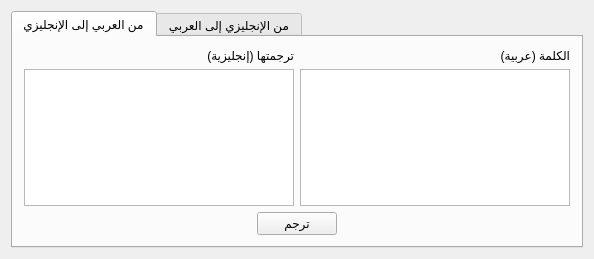
<?xml version="1.0" encoding="UTF-8"?>
<ui version="4.0">
 <class>Widget</class>
 <widget class="QWidget" name="Widget">
  <property name="geometry">
   <rect>
    <x>0</x>
    <y>0</y>
    <width>594</width>
    <height>259</height>
   </rect>
  </property>
  <property name="windowTitle">
   <string>مترجم</string>
  </property>
  <layout class="QGridLayout" name="gridLayout_2">
   <item row="0" column="0">
    <widget class="QTabWidget" name="tabWidget">
     <property name="locale">
      <locale language="Arabic" country="Egypt"/>
     </property>
     <property name="tabShape">
      <enum>QTabWidget::Rounded</enum>
     </property>
     <property name="currentIndex">
      <number>0</number>
     </property>
     <widget class="QWidget" name="tab">
      <attribute name="title">
       <string>من العربي إلى الإنجليزي</string>
      </attribute>
      <layout class="QGridLayout" name="gridLayout_4">
       <item row="0" column="0">
        <layout class="QGridLayout" name="gridLayout_3">
         <item row="1" column="3">
          <spacer name="horizontalSpacer_6">
           <property name="orientation">
            <enum>Qt::Horizontal</enum>
           </property>
           <property name="sizeHint" stdset="0">
            <size>
             <width>40</width>
             <height>20</height>
            </size>
           </property>
          </spacer>
         </item>
         <item row="0" column="0" colspan="2">
          <layout class="QVBoxLayout" name="verticalLayout_3">
           <item>
            <widget class="QLabel" name="wordTraEn_label">
             <property name="text">
              <string>ترجمتها (إنجليزية)</string>
             </property>
            </widget>
           </item>
           <item>
            <widget class="QTextEdit" name="wordTraEn_textEdit">
             <property name="placeholderText">
              <string/>
             </property>
            </widget>
           </item>
          </layout>
         </item>
         <item row="0" column="2" colspan="2">
          <layout class="QVBoxLayout" name="verticalLayout_4">
           <item>
            <widget class="QLabel" name="wordSrcAr_label">
             <property name="text">
              <string>الكلمة (عربية)</string>
             </property>
            </widget>
           </item>
           <item>
            <widget class="QTextEdit" name="wordSrcAr_textEdit">
             <property name="placeholderText">
              <string/>
             </property>
            </widget>
           </item>
          </layout>
         </item>
         <item row="1" column="0">
          <spacer name="horizontalSpacer_5">
           <property name="orientation">
            <enum>Qt::Horizontal</enum>
           </property>
           <property name="sizeHint" stdset="0">
            <size>
             <width>40</width>
             <height>20</height>
            </size>
           </property>
          </spacer>
         </item>
         <item row="1" column="1" colspan="2">
          <widget class="QPushButton" name="arToEng_pushButton">
           <property name="text">
            <string>ترجم</string>
           </property>
          </widget>
         </item>
        </layout>
       </item>
      </layout>
     </widget>
     <widget class="QWidget" name="tab_2">
      <attribute name="title">
       <string>من الإنجليزي إلى العربي</string>
      </attribute>
      <layout class="QGridLayout" name="gridLayout_5">
       <item row="0" column="0">
        <layout class="QGridLayout" name="gridLayout">
         <item row="0" column="0" colspan="2">
          <layout class="QVBoxLayout" name="verticalLayout">
           <item>
            <widget class="QLabel" name="wordTraAr_label">
             <property name="text">
              <string>ترجمتها (عربية)</string>
             </property>
            </widget>
           </item>
           <item>
            <widget class="QTextEdit" name="wordTraAr_textEdit">
             <property name="placeholderText">
              <string/>
             </property>
            </widget>
           </item>
          </layout>
         </item>
         <item row="0" column="2" colspan="2">
          <layout class="QVBoxLayout" name="verticalLayout_2">
           <item>
            <widget class="QLabel" name="wordSrcEng_label">
             <property name="text">
              <string>الكلمة (إنجليزية)</string>
             </property>
            </widget>
           </item>
           <item>
            <widget class="QTextEdit" name="wordSrcEng_textEdit">
             <property name="placeholderText">
              <string/>
             </property>
            </widget>
           </item>
          </layout>
         </item>
         <item row="1" column="0">
          <spacer name="horizontalSpacer_3">
           <property name="orientation">
            <enum>Qt::Horizontal</enum>
           </property>
           <property name="sizeHint" stdset="0">
            <size>
             <width>40</width>
             <height>20</height>
            </size>
           </property>
          </spacer>
         </item>
         <item row="1" column="1" colspan="2">
          <widget class="QPushButton" name="engToAr_pushButton">
           <property name="text">
            <string>ترجم</string>
           </property>
          </widget>
         </item>
         <item row="1" column="3">
          <spacer name="horizontalSpacer_4">
           <property name="orientation">
            <enum>Qt::Horizontal</enum>
           </property>
           <property name="sizeHint" stdset="0">
            <size>
             <width>40</width>
             <height>20</height>
            </size>
           </property>
          </spacer>
         </item>
        </layout>
       </item>
      </layout>
     </widget>
    </widget>
   </item>
  </layout>
 </widget>
 <layoutdefault spacing="6" margin="11"/>
 <resources/>
 <connections/>
</ui>
